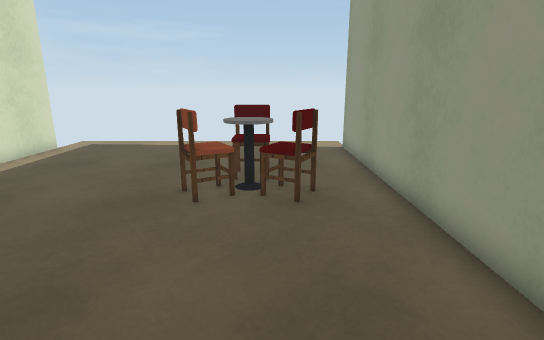
[1] (above)

12 first-person views from a walk through a Unity game level. The camera is 1.3 m above the floor, tilts 14° down and sees 80° across. The floor is counted in squares, 0.5 m on a side. Each view is taken from the middle of a square. On the plan, view 1 faces up. The plan holds only what a view shows up to about 20 squares ahead; the rest is blank. Surface patterns are stand-ins for the level's own textures.

[2]
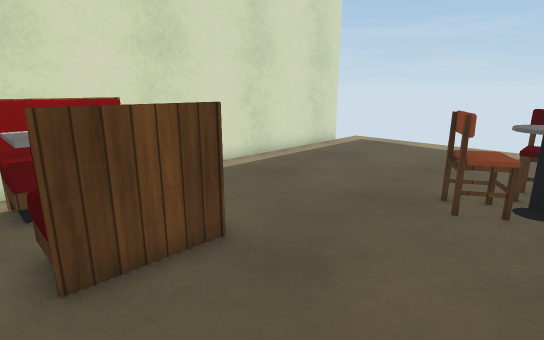

[3]
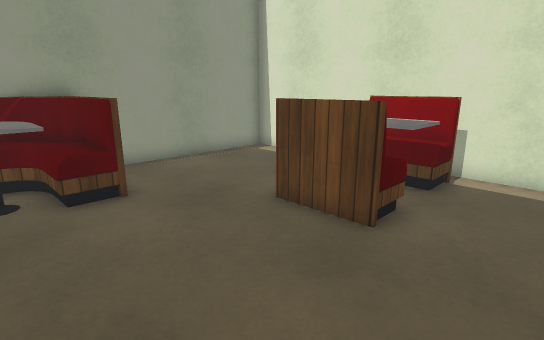

[4]
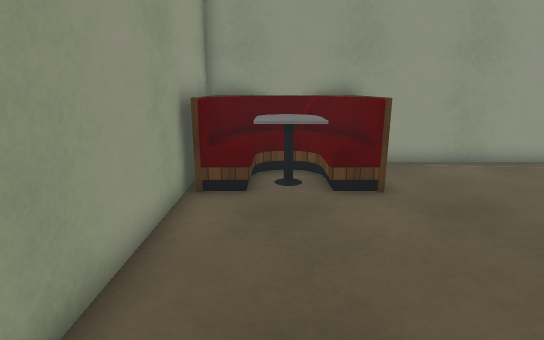

[5]
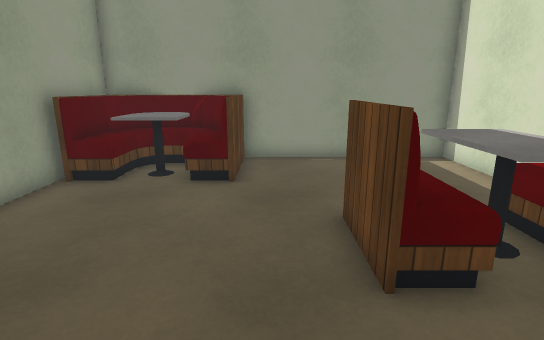

[6]
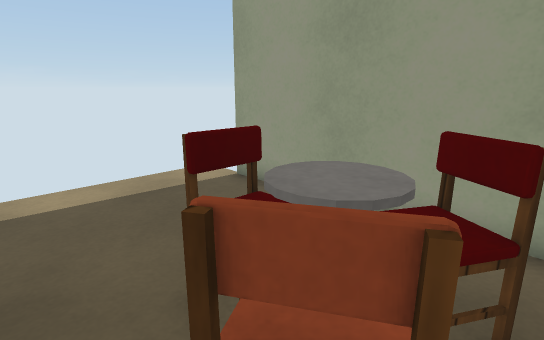

[7]
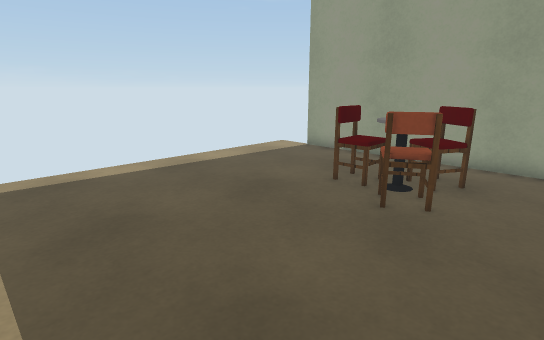

[8]
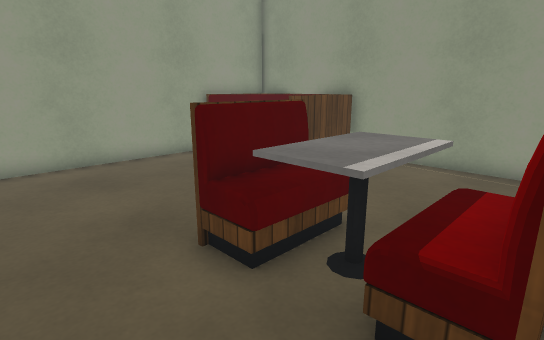

[9]
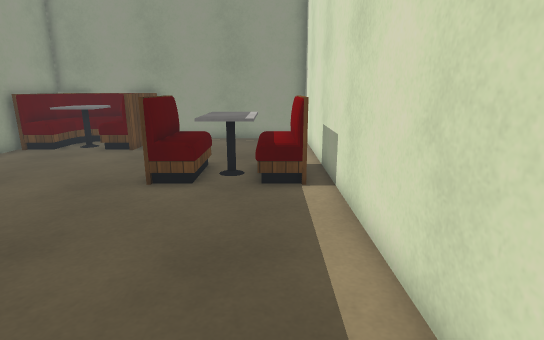

[10]
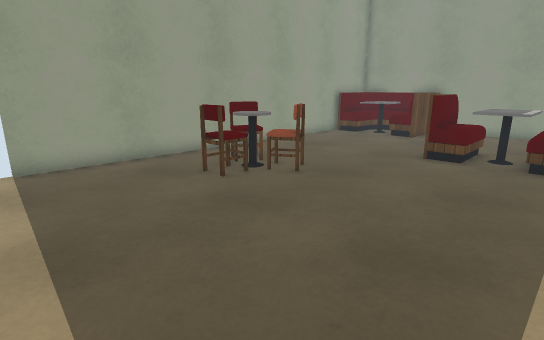

[11]
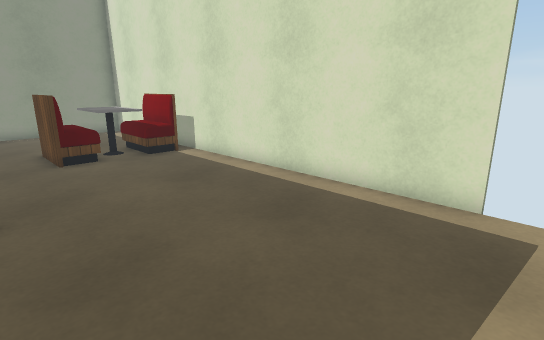

[12]
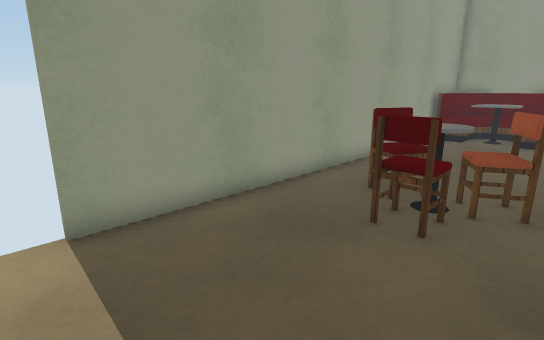

### Floor plan
Key: @ floor where view 1 was taken; # wall or solid block; x gap in a wall; . floor; = window, fence, low wall or low ledge; ^ raised ledge.
Columns run from 10 left of view 1 to 4 right of it. Each row starts with its distance up from view 1.
 16  .............
 15  ............x#
 14 #............#
 13 #............#
 12 #............#
 11 #............#
 10 #........==..#
  9 #.......=^^..#
  8 #.......^^^#.#
  7 #.........=#.#
  6 #............#
  5 #............#
  4 #............#
  3 ##^^^x=......#
  2 ##^^^^=......#
  1 ##^^^x=......#
  0 #.........@..#
 -1 #............#
 -2 #.......#^^^^#
 -3 #.......^^^^^#
 -4 #.......=^^^^#
 -5 ######  ^^^^##
 -6       ########

Where each view was taken, in squares from view 1:
view 1: 0 up, 0 right, facing up
view 2: 0 up, 0 right, facing up-left
view 3: 6 up, 1 right, facing down-left
view 4: 6 up, 1 right, facing down
view 5: 7 up, 3 left, facing down
view 6: 7 up, 3 left, facing up-right
view 7: 5 up, 9 left, facing up-right
view 8: 6 up, 9 left, facing down-right
view 9: 12 up, 8 left, facing down
view 10: 16 up, 9 left, facing down-right
view 11: 16 up, 2 left, facing down-left
view 12: 16 up, 3 left, facing down-right
